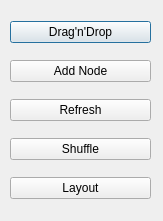
<?xml version="1.0" encoding="UTF-8"?>
<ui version="4.0">
 <class>Dialog</class>
 <widget class="QDialog" name="Dialog">
  <property name="geometry">
   <rect>
    <x>0</x>
    <y>0</y>
    <width>163</width>
    <height>221</height>
   </rect>
  </property>
  <property name="windowTitle">
   <string>Property Dialog</string>
  </property>
  <widget class="QWidget" name="horizontalLayoutWidget">
   <property name="geometry">
    <rect>
     <x>10</x>
     <y>10</y>
     <width>141</width>
     <height>201</height>
    </rect>
   </property>
   <layout class="QVBoxLayout" name="verticalLayout">
    <item>
     <widget class="QPushButton" name="mpDragDropButton">
      <property name="text">
       <string>Drag'n'Drop</string>
      </property>
      <property name="checkable">
       <bool>true</bool>
      </property>
      <property name="checked">
       <bool>false</bool>
      </property>
     </widget>
    </item>
    <item>
     <widget class="QPushButton" name="mpAddNodeButton">
      <property name="text">
       <string>Add Node</string>
      </property>
      <property name="checkable">
       <bool>false</bool>
      </property>
      <property name="checked">
       <bool>false</bool>
      </property>
     </widget>
    </item>
    <item>
     <widget class="QPushButton" name="mpRefreshButton">
      <property name="text">
       <string>Refresh</string>
      </property>
      <property name="checkable">
       <bool>false</bool>
      </property>
      <property name="checked">
       <bool>false</bool>
      </property>
     </widget>
    </item>
    <item>
     <widget class="QPushButton" name="mpShuffleButton">
      <property name="text">
       <string>Shuffle</string>
      </property>
      <property name="checkable">
       <bool>false</bool>
      </property>
      <property name="checked">
       <bool>false</bool>
      </property>
     </widget>
    </item>
    <item>
     <widget class="QPushButton" name="mpLayoutButton">
      <property name="text">
       <string>Layout</string>
      </property>
      <property name="checkable">
       <bool>false</bool>
      </property>
      <property name="checked">
       <bool>false</bool>
      </property>
     </widget>
    </item>
   </layout>
  </widget>
 </widget>
 <resources/>
 <connections/>
</ui>
